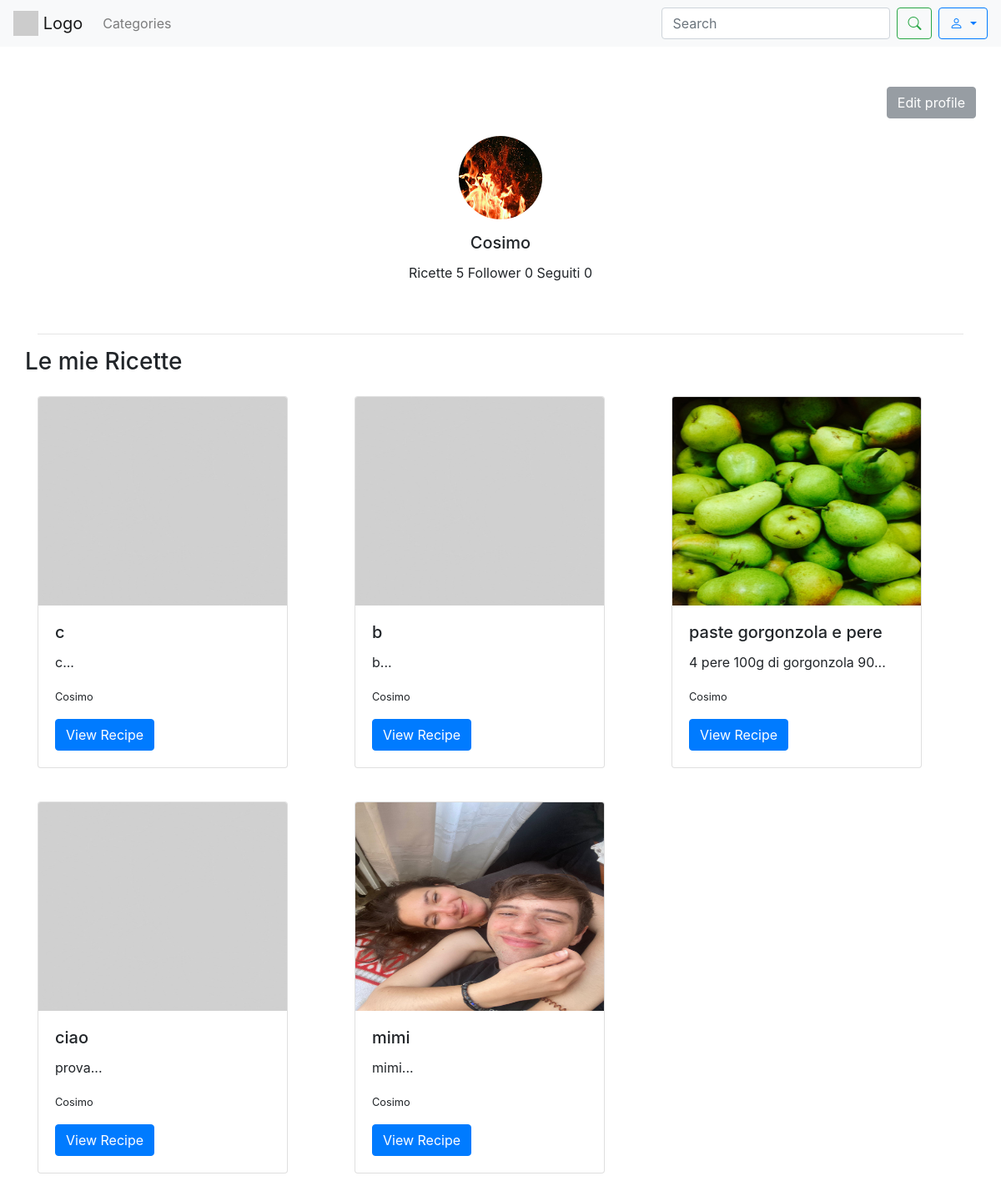
/profilo/ (signed in), run on an earlier commit of the app's database.
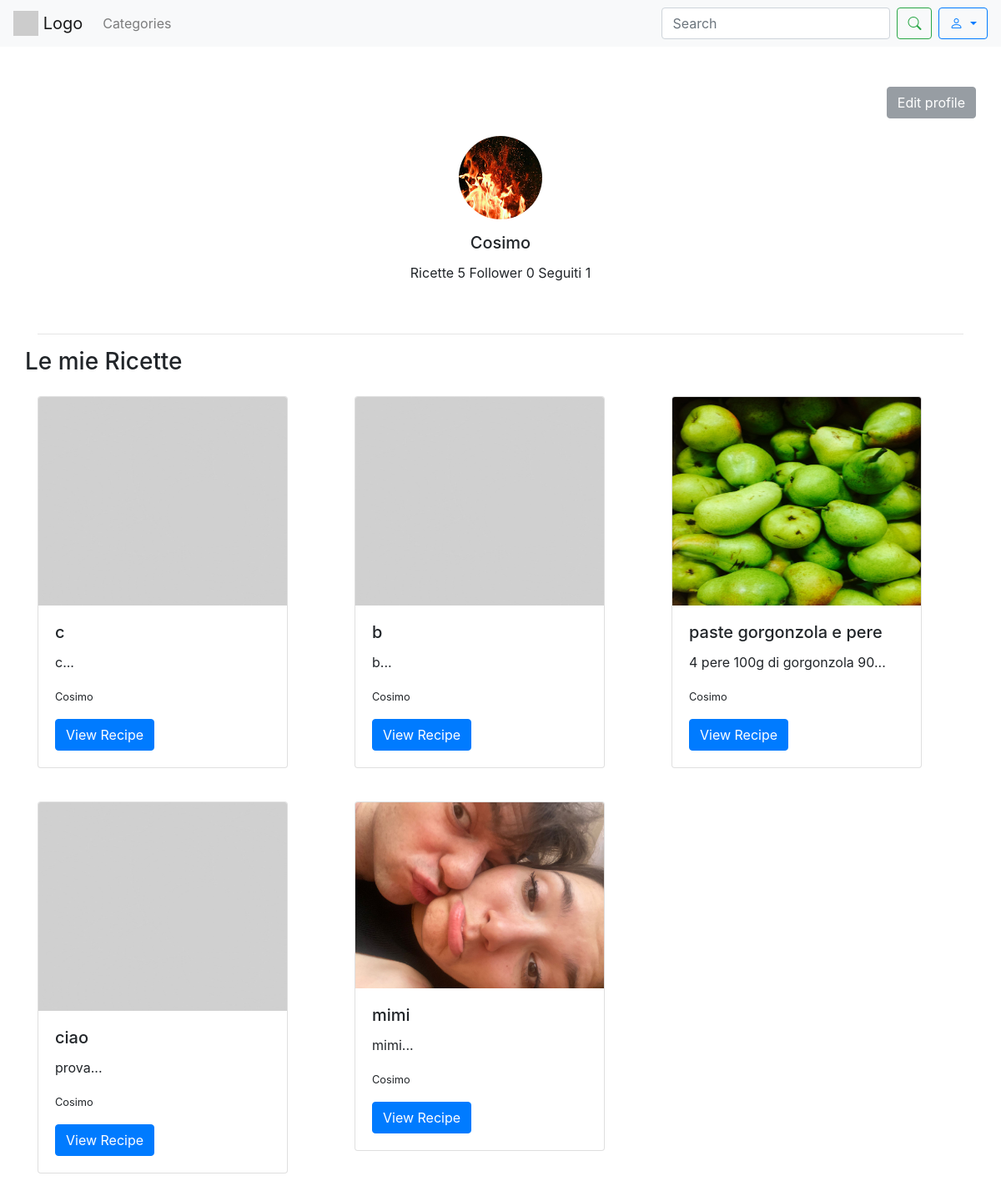
And on a later commit of the database.
### sito/models.py (models this page shows, shortened)
class CustomUser(AbstractUser):
    profile_image = models.ImageField(upload_to='profile_images/', blank=True, null=True)
    def get_profile_picture_url(self):
        if self.profile_image:
            return self.profile_image.url
        return static('images/defaultprofile.jpg')
    def count_recipes(self):
        return self.recipe_set.count()
    def count_followers(self):
        return self.followers.count()
    def count_following(self):
        return self.following.count()
    def __str__(self):
        return self.username

class Recipe(models.Model):
    title = models.CharField(max_length=200)
    photo = models.ImageField(upload_to='recipes_photos/', blank=True, null=True)
    preparationtime = models.CharField(help_text="Totale tempo di preparazione (es: 1 hour 30 minutes)", max_length=200,
                                       blank=True, null=True)
    category = models.ForeignKey(Category, on_delete=models.CASCADE)
    user = models.ForeignKey('CustomUser', on_delete=models.CASCADE)
    ingredients = models.TextField()
    instructions = models.TextField()

### sito/views.py (the view)
# urls.py: path("profilo/", profilo, name='profilo'),
def profilo(request):
    recipes = Recipe.objects.filter(user=request.user)
    return render(request, 'profile.html', {'recipes': recipes})

### template/profile.html (shortened to what this page needs)
<!DOCTYPE html>
{% load static %}
<html lang="en">
<head>
    <link rel="stylesheet" href="https://maxcdn.bootstrapcdn.com/bootstrap/4.5.2/css/bootstrap.min.css">
    <link rel="stylesheet" href="https://cdn.jsdelivr.net/npm/bootstrap-icons/font/bootstrap-icons.css">
</head>
<body>
    <nav class="navbar navbar-expand-lg navbar-light bg-light">
        <a class="navbar-brand" href="{% url 'homepage' %}">
            <img src="https://via.placeholder.com/30" alt="Logo" class="d-inline-block align-top">
            Logo
        </a>
            <ul class="navbar-nav mr-auto">
                <li class="nav-item">
                    <a class="nav-link" href="#">Categories</a>
                </li>
            </ul>
            <form class="form-inline my-2 my-lg-0" method="GET" action="{% url 'search' %}">
                <input class="form-control mr-sm-2" type="search" name ="q" placeholder="Search" aria-label="Search">
                <button class="btn btn-outline-success my-2 my-sm-0" type="submit"><i class="bi bi-search"></i></button>
            </form>
            <div class="dropdown ml-2">
                <button class="btn btn-outline-primary dropdown-toggle" type="button" id="userDropdown" data-toggle="dropdown" aria-haspopup="true" aria-expanded="false">
                    <i class="bi bi-person"></i>
                </button>
            </div>
    </nav>
    <div class="container py-5">
        <div class="row justify-content-end">
            <a class="btn btn-secondary"  href="{% url 'mysetting' %}" role="button" style="opacity: 0.7;">Edit profile</a>
        </div>
        <div class="row justify-content-center">
            <div class="col-md-6 text-center">
                <div class="card border-white mb-4">
                    <div class="card-body">
                        <img src=" {{ user.get_profile_picture_url }} " alt="Profile Picture" class="rounded-circle img-fluid mb-3" style="width: 100px; height: 100px;">
                        <h5 class="card-title">{{ user.username }}</h5>
                        <p class="card-text">Ricette {{ user.count_recipes }} Follower {{ user.count_followers }} Seguiti {{ user.count_following }} </p>
                    </div>
                </div>
            </div>
        </div>
        <hr>
        <div class="row">
            <h3 class="text-center mb-4">Le mie Ricette</h3>
        </div>
        <div class="row">
                {% for recipe in recipes %}
                <div class="col-md-4 mb-4">
                    <div class="card mb-3" style="max-width: 300px;">
                            {% if recipe.photo %}
                            <img src=" {{ recipe.photo.url }} " class=" card-img-top rounded-start" alt="foto ricetta" style="max-height: 250px; overflow-y: hidden" >
                            {% else %}
                            <img src="{% static 'images/defaultrecipe.jpg' %}" class="card-img-top rounded-start" alt="foto ricetta" style="max-height: 250px; overflow-y: hidden">
                            {% endif %}
                            <div class="card-body">
                                <h5 class="card-title">{{ recipe.title }}</h5>
                                <p class="card-text">{{ recipe.ingredients|slice:":30" }}...</p>
                                <p class="card-text"><small class="text-body-secondary">{{recipe.user}}</small></p>
                                <a href="{% url 'recipe_detail' recipe.id %}" class="btn btn-primary">View Recipe</a>
                            </div>
                        </div>
                </div>
            {% endfor %}
        </div>
    </div>
</body>
</html>

What changed in the data, as far as the page shows it:
computed for CustomUser "Cosimo": count_following "0" → "1"
changed Recipe "mimi": photo: a different picture
